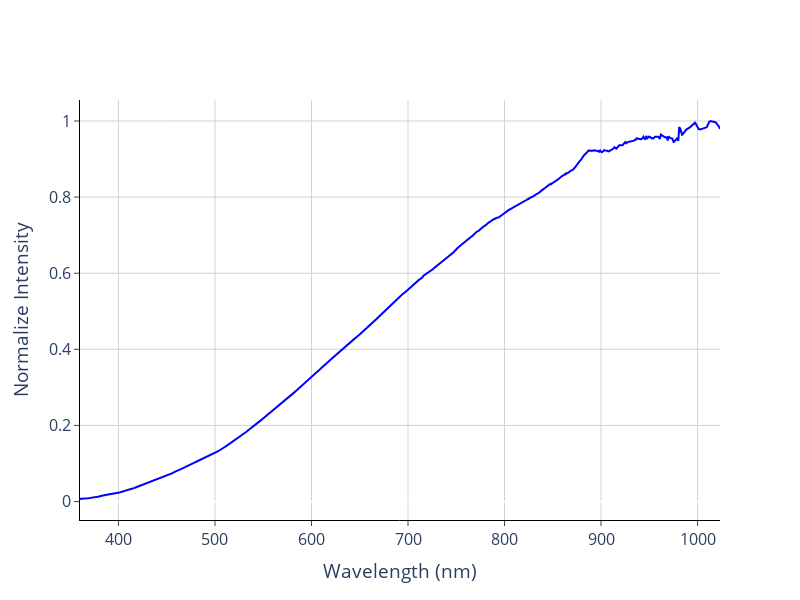

Here is the notebook cell this chart was saved with:
### Markdown cell above
### Display the raw data

### Code cell
# Displaying all of the spectra to visually inspect results

# This should be in GUI with all the inputs as parameters
wavelength_start = data_0[0,0,0]
wavelength_end = data_0[0,-1,0]

w = np.linspace(wavelength_start,wavelength_end,len(data_0[1]))
# # # Display an example of data_0
# GUI.plotSpectra(xdata=data_0[0,:,0],ydata=data_0[0,:,1],xlab='Wavelength(nm)',ylab='Reflected Intensity',
#                 title='Unprocessed data_0 Spectrum')
# # Display an example of data_1
# GUI.plotSpectra(xdata=data_1[0,:,0], ydata=data_1[0,:,1],xlab='Wavelength(nm)',ylab='Reflected Intensity',
#                 title='Unprocessed data_1 Spectrum' )
# Display an example of broadband output
# GUI.plotSpectra(xdata=baseline_BrOut[:,0],ydata=baseline_BrOut[:,1],xlab="Wavelength[nm]", ylab='Incident Intensity',title='baseline_BrOut')

# Plot the baseline_BrOut using plotly
import plotly.graph_objects as go
wavelengths = baseline_BrOut[:,0]
intensities = baseline_BrOut[:,1]

fig = go.Figure()
fig.add_trace(go.Scatter(x=wavelengths, y=intensities, mode='lines', line=dict(color='blue')))
# Customize the plot layout
fig.update_layout(xaxis_title='Wavelength (nm)',
                  yaxis_title='Normalize Intensity',
                  showlegend=False,
                  plot_bgcolor='white',
                  font=dict(size=16),
                  width=800,  # Set the width of the figure in pixels
                  height=600  # Set the height of the figure in pixels
                  )
fig.update_xaxes(
    ticks='outside',
    showline=True,
    linecolor='black',
    gridcolor='lightgrey'
)
fig.update_yaxes(
    ticks='outside',
    showline=True,
    linecolor='black',
    gridcolor='lightgrey'
)
# Show the plot
fig.show()

### Figure 1 — Plotly figure (JSON) as saved in the notebook; plotly's stock layout.template omitted (floating-point values rounded to 4 significant figures; data arrays with more than 128 entries replaced by an {"elided": "..."} marker saying what was removed)
{"data": [{"line": {"color": "blue"}, "mode": "lines", "type": "scatter", "x": {"elided": "2858 float values"}, "y": {"elided": "2858 float values"}}], "layout": {"font": {"size": 16}, "height": 600, "plot_bgcolor": "white", "showlegend": false, "width": 800, "xaxis": {"gridcolor": "lightgrey", "linecolor": "black", "showline": true, "ticks": "outside", "title": {"text": "Wavelength (nm)"}}, "yaxis": {"gridcolor": "lightgrey", "linecolor": "black", "showline": true, "ticks": "outside", "title": {"text": "Normalize Intensity"}}}}
